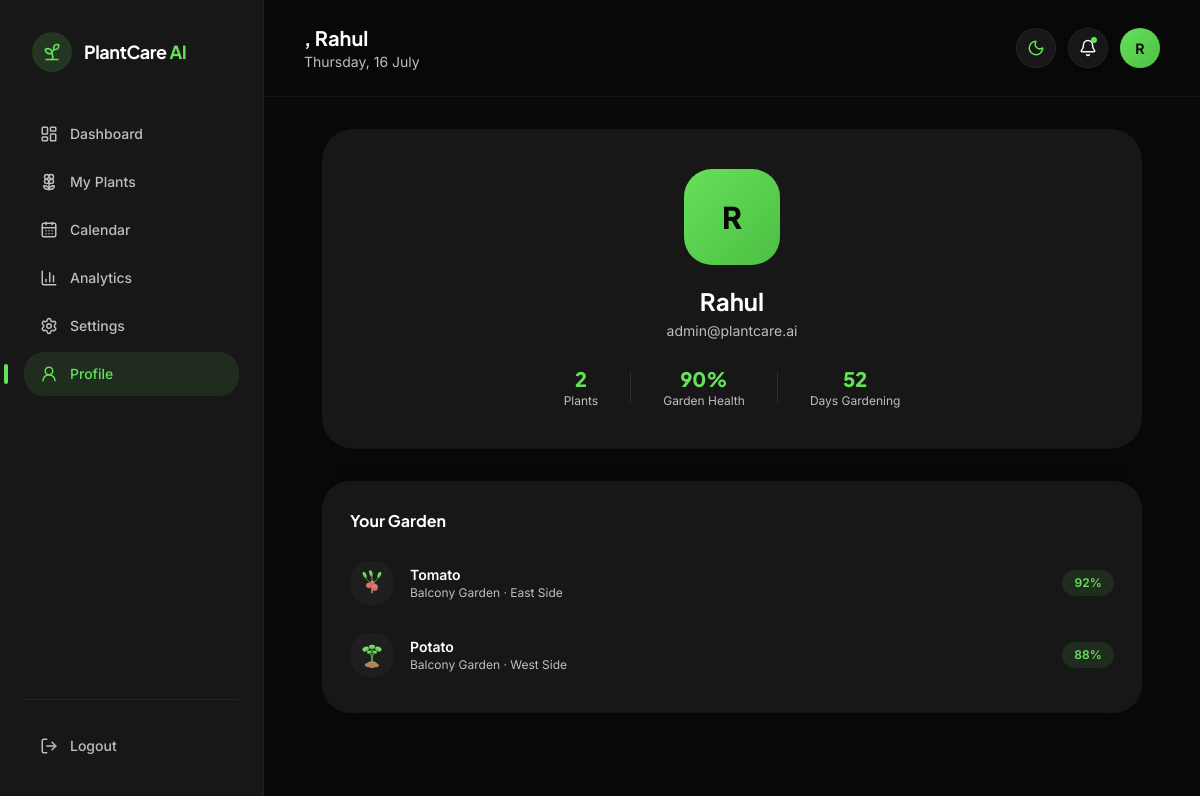
Screenshot of /profile (signed in) with the database file from the repository.
### models.py (models this page shows)
class User(Base):
    __tablename__ = "users"
    id = Column(Integer, primary_key=True, index=True)
    name = Column(String, nullable=False)
    email = Column(String, unique=True, index=True, nullable=False)
    password_hash = Column(String, nullable=False)
    created_at = Column(DateTime, default=datetime.utcnow)
    plants = relationship("Plant", back_populates="owner", cascade="all, delete-orphan")

class Plant(Base):
    __tablename__ = "plants"
    id = Column(Integer, primary_key=True, index=True)
    owner_id = Column(Integer, ForeignKey("users.id"))
    name = Column(String, nullable=False)
    species = Column(String, nullable=False)          # "Tomato" / "Potato"
    slug = Column(String, nullable=False)              # "tomato" / "potato"
    accent_color = Column(String, nullable=False)       # secondary accent hex
    health_score = Column(Integer, default=90)
    growth_stage = Column(String, default="Flowering")
    location = Column(String, default="Balcony Garden")
    pot_size = Column(String, default="12 inch terracotta")
    age_days = Column(Integer, default=45)
    image_path = Column(String, default="")
    last_watered = Column(String, default="Today, 7:30 AM")
    last_fertilized = Column(String, default="3 days ago")
    last_pruned = Column(String, default="1 week ago")
    last_neem_spray = Column(String, default="5 days ago")
    expected_harvest = Column(String, default="18 days")
    soil_moisture = Column(Integer, default=63)
    temperature = Column(Float, default=28.0)
    humidity = Column(Integer, default=57)
    sunlight_hours = Column(Float, default=6.3)
    is_active = Column(Boolean, default=True)
    owner = relationship("User", back_populates="plants")
    tasks = relationship("CareTask", back_populates="plant", cascade="all, delete-orphan")
    readings = relationship("SensorReading", back_populates="plant", cascade="all, delete-orphan")

### routes/plant_routes.py (the view)
@router.get("/profile")
def profile(request: Request, db: Session = Depends(get_db)):
    user = get_current_user(request, db)
    if not user:
        return require_auth_redirect()
    ctx = _base_ctx(request, db, user)
    return templates.TemplateResponse("profile.html", ctx)

### templates/profile.html (shortened to what this page needs)
{% extends "base.html" %}
{% block body %}
<div class="flex min-h-screen">
  {% include "partials/sidebar.html" %}
  <div class="flex-1 min-w-0">
    {% include "partials/topbar.html" %}
    <main class="px-6 lg:px-10 py-8 max-w-[900px] mx-auto">
      <section class="card bg-white dark:bg-ink-card shadow-card dark:shadow-soft rounded-4xl p-8 sm:p-10 mb-8 animate-fadeUp text-center">
        <div class="w-24 h-24 rounded-3xl bg-gradient-to-br from-leaf to-leaf-deep flex items-center justify-center
                    font-display font-extrabold text-ink text-3xl mx-auto mb-5">
          {{ user.name[0] | upper }}
        </div>
        <h2 class="font-display text-2xl font-bold mb-1">{{ user.name }}</h2>
        <p class="text-sm text-[#8a8f83] dark:text-muted mb-6">{{ user.email }}</p>
        <div class="flex items-center justify-center gap-8">
          <div>
            <p class="font-display text-xl font-extrabold text-leaf">{{ plants | length }}</p>
            <p class="text-xs text-[#8a8f83] dark:text-muted">Plants</p>
          </div>
          <div>
            <p class="font-display text-xl font-extrabold text-leaf">{{ overall_health }}%</p>
            <p class="text-xs text-[#8a8f83] dark:text-muted">Garden Health</p>
          </div>
          <div>
            <p class="font-display text-xl font-extrabold text-leaf">52</p>
            <p class="text-xs text-[#8a8f83] dark:text-muted">Days Gardening</p>
          </div>
        </div>
      </section>
      <section class="card bg-white dark:bg-ink-card shadow-card dark:shadow-soft rounded-3xl p-7 animate-fadeUp">
        <h3 class="font-display font-bold mb-5">Your Garden</h3>
        <div class="space-y-3">
          {% for p in plants %}
          <div class="flex items-center gap-4 py-2">
            <div class="w-11 h-11 rounded-2xl bg-mist dark:bg-ink-raised flex items-center justify-center shrink-0">
              <img src="{{ p.image_path }}" class="w-7 h-7 object-contain" />
            </div>
            <div class="flex-1 min-w-0">
              <p class="text-sm font-semibold">{{ p.name }}</p>
              <p class="text-xs text-[#8a8f83] dark:text-muted">{{ p.location }}</p>
            </div>
            <span class="chip bg-leaf/10 text-leaf">{{ p.health_score }}%</span>
          </div>
          {% endfor %}
        </div>
      </section>
    </main>
  </div>
</div>
{% endblock %}

### templates/partials/topbar.html (shortened to what this page needs)
<header class="flex items-center justify-between gap-4 px-6 lg:px-10 py-6 sticky top-0 z-20
  bg-mist/80 dark:bg-ink/80 backdrop-blur-xl border-b border-black/5 dark:border-white/5">
  <div class="flex items-center gap-3">
    <div>
      <h1 class="font-display text-lg sm:text-xl font-bold text-[#101312] dark:text-white leading-tight">
        {{ greeting }}, {{ user.name }}
      </h1>
      <p class="text-xs sm:text-sm text-[#6b7066] dark:text-muted">{{ today }}</p>
    </div>
  </div>
  <div class="flex items-center gap-2 sm:gap-3">
    <button @click="toggle()" title="Toggle theme"
      class="w-10 h-10 rounded-2xl flex items-center justify-center bg-white dark:bg-ink-card
             border border-black/5 dark:border-white/5 hover:border-leaf/40 transition-colors">
      <i data-lucide="moon" class="w-[18px] h-[18px] text-leaf" x-show="dark" x-cloak></i>
    </button>
    <button title="Notifications"
      class="relative w-10 h-10 rounded-2xl flex items-center justify-center bg-white dark:bg-ink-card
             border border-black/5 dark:border-white/5 hover:border-leaf/40 transition-colors">
      <i data-lucide="bell" class="w-[18px] h-[18px] text-[#101312] dark:text-white"></i>
      <span class="absolute top-2 right-2.5 w-1.5 h-1.5 rounded-full bg-leaf"></span>
    </button>
    <div class="w-10 h-10 rounded-2xl bg-gradient-to-br from-leaf to-leaf-deep flex items-center justify-center
                font-display font-bold text-ink text-sm shrink-0">
      {{ user.name[0] | upper }}
    </div>
  </div>
</header>

### static/css/style.css (style rules this page uses)
:root { --accent-secondary: #66E15A; }
* { scrollbar-width: thin; scrollbar-color: rgba(102, 225, 90, 0.35) transparent; }
html { scroll-behavior: smooth; }
.card { border-radius: 28px; transition: transform 0.35s cubic-bezier(.16,1,.3,1), box-shadow 0.35s ease, border-color 0.35s ease; }
.chip { display: inline-flex; align-items: center; gap: 6px; padding: 4px 12px; border-radius: 999px; font-size: 12px; font-weight: 600; letter-spacing: 0.01em; }

### rows the page displays
User: name "Rahul", name "R", email "admin@plantcare.ai"
Plant: image_path (picture), name "Tomato", location "Balcony Garden · East Side", health_score "92"
Plant: image_path (picture), name "Potato", location "Balcony Garden · West Side", health_score "88"

### other values shown
{{ label }} "Dashboard" "My Plants" "Calendar" "Analytics" "Settings" "Profile"
{{ today }} "Thursday, 16 July"
{{ plants | length }} "2"
{{ overall_health }} "90"
